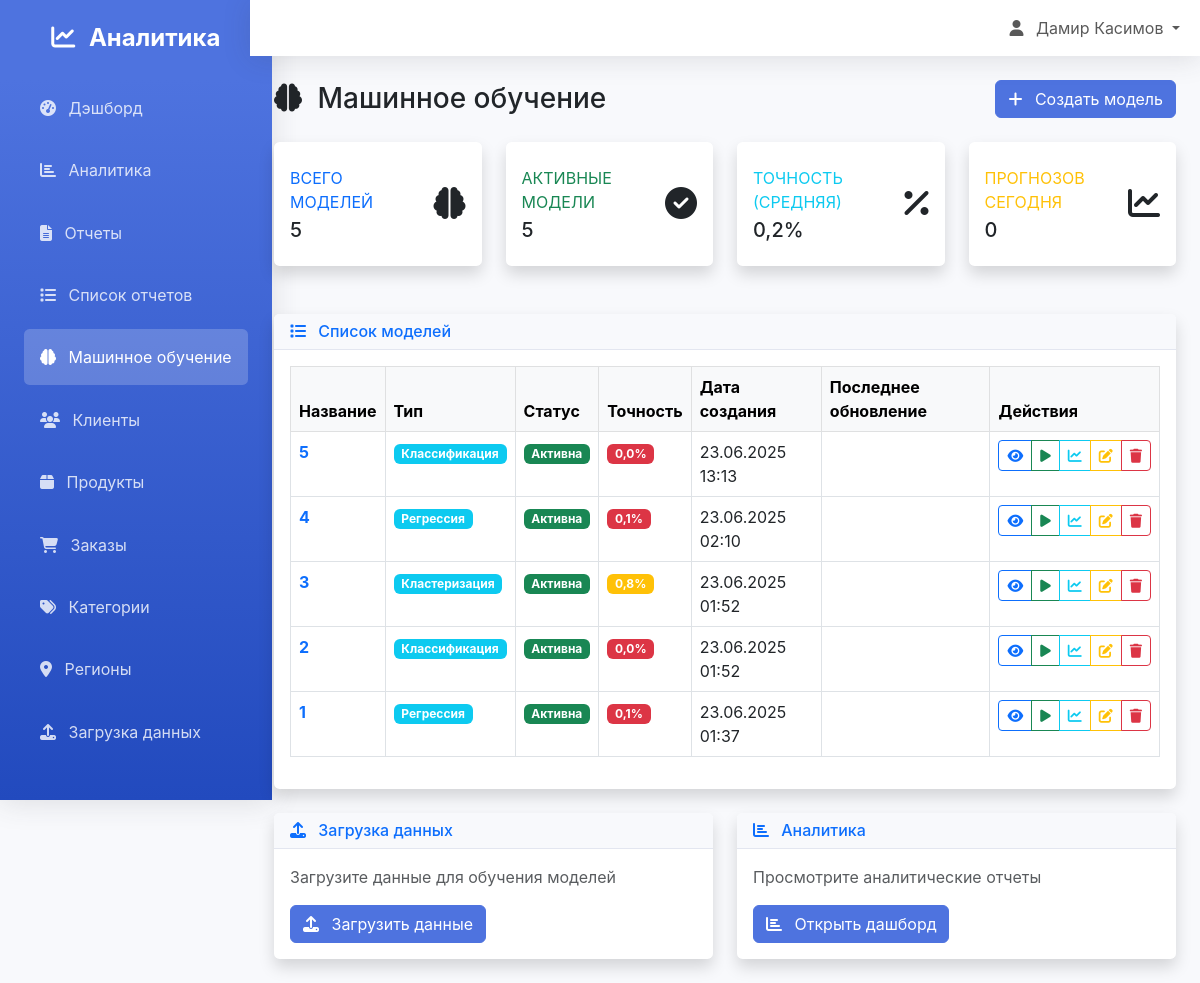
The app's page /ml/models/ (signed in), older data.
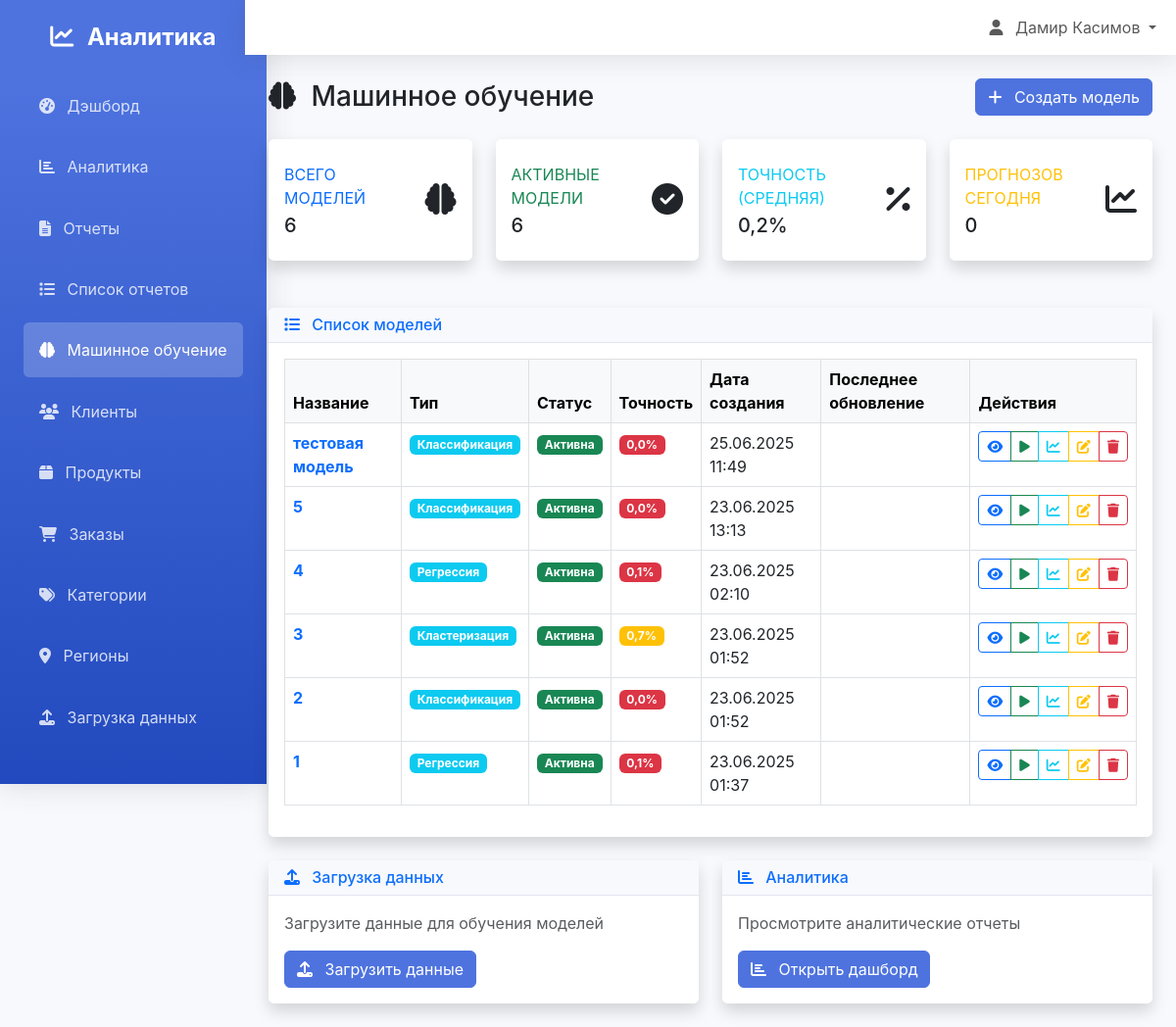
The same page, newer data.
### analytics/models.py (models this page shows, shortened)
class MLModel(models.Model):
    MODEL_TYPES = [
        ('classification', 'Классификация'),
        ('regression', 'Регрессия'),
        ('clustering', 'Кластеризация'),
        ('forecasting', 'Прогнозирование'),
    ]
    ALGORITHM_CHOICES = [
        ('random_forest', 'Random Forest'),
        ('linear_regression', 'Linear Regression'),
        ('logistic_regression', 'Logistic Regression'),
        ('kmeans', 'K-Means'),
        ('svm', 'Support Vector Machine'),
        ('neural_network', 'Neural Network'),
    ]
    name = models.CharField(max_length=200, verbose_name="Название модели")
    model_type = models.CharField(max_length=20, choices=MODEL_TYPES, verbose_name="Тип модели")
    description = models.TextField(blank=True, verbose_name="Описание")
    algorithm = models.CharField(max_length=100, choices=ALGORITHM_CHOICES, verbose_name="Алгоритм")
    accuracy = models.FloatField(null=True, blank=True, verbose_name="Точность")
    model_file = models.FileField(upload_to='ml_models/', blank=True, null=True, verbose_name="Файл модели")
    created_by = models.ForeignKey(User, on_delete=models.CASCADE, verbose_name="Создатель")
    created_at = models.DateTimeField(auto_now_add=True, verbose_name="Дата создания")
    last_trained = models.DateTimeField(null=True, blank=True, verbose_name="Последнее обучение")
    is_active = models.BooleanField(default=True, verbose_name="Активна")
    class Meta:
        verbose_name = "Модель ML"
        verbose_name_plural = "Модели ML"
        ordering = ['-created_at']

### ml_models/views.py (the view)
# urls.py: path('models/', views.model_list, name='model_list'),
@login_required
def model_list(request):
    models = MLModel.objects.filter(created_by=request.user).order_by('-created_at')
    print(f"Found {models.count()} models for user {request.user}")
    for model in models:
        print(f"Model: '{model.name}' (ID: {model.id}), Type: {model.model_type}, Algorithm: {model.algorithm}, Created by: {model.created_by}")
    context = {
        'models': models,
        'total_models': models.count(),
        'active_models': models.filter(is_active=True).count(),
        'avg_accuracy': models.aggregate(avg=Avg('accuracy'))['avg'] or 0,
        'predictions_today': 0,  # Здесь можно добавить подсчет прогнозов за сегодня
    }
    return render(request, 'ml_models/model_list.html', context)

### templates/ml_models/model_list.html (shortened to what the changed rows need)
{% extends 'base.html' %}
{% load crispy_forms_tags %}
{% block content %}
<div class="d-flex justify-content-between align-items-center mb-4">
    <h1 class="h3 mb-0 text-gray-800">
        <i class="fas fa-brain me-2"></i>
        Машинное обучение
    </h1>
</div>
<div class="row mb-4">
    <div class="col-xl-3 col-md-6 mb-4">
        <div class="card border-left-primary shadow h-100 py-2">
            <div class="card-body">
                <div class="row no-gutters align-items-center">
                    <div class="col mr-2">
                        <div class="text-xs font-weight-bold text-primary text-uppercase mb-1">
                            Всего моделей
                        </div>
                        <div class="h5 mb-0 font-weight-bold text-gray-800">{{ total_models }}</div>
                    </div>
                </div>
            </div>
        </div>
    </div>
    <div class="col-xl-3 col-md-6 mb-4">
        <div class="card border-left-success shadow h-100 py-2">
            <div class="card-body">
                <div class="row no-gutters align-items-center">
                    <div class="col mr-2">
                        <div class="text-xs font-weight-bold text-success text-uppercase mb-1">
                            Активные модели
                        </div>
                        <div class="h5 mb-0 font-weight-bold text-gray-800">{{ active_models }}</div>
                    </div>
                </div>
            </div>
        </div>
    </div>
</div>
<div class="card shadow">
    <div class="card-body">
        {% if models %}
            <div class="table-responsive">
                <table class="table table-bordered table-hover">
                    <thead class="table-light">
                        <tr>
                            <th>Название</th>
                            <th>Тип</th>
                            <th>Статус</th>
                            <th>Точность</th>
                            <th>Дата создания</th>
                            <th>Последнее обновление</th>
                            <th>Действия</th>
                        </tr>
                    </thead>
                    <tbody>
                        {% for model in models %}
                        <tr>
                            <td>
                                <a href="{% url 'ml_models:model_detail' model.pk %}" class="text-decoration-none fw-bold">
                                    {{ model.name }}
                                </a>
                            </td>
                            <td>
                                <span class="badge bg-info">{{ model.get_model_type_display }}</span>
                            </td>
                            <td>
                                <span class="badge bg-{% if model.is_active %}success{% else %}danger{% endif %}">
                                    {% if model.is_active %}Активна{% else %}Неактивна{% endif %}
                                </span>
                            </td>
                            <td>
                                <span class="badge bg-{% if model.accuracy > 0.8 %}success{% elif model.accuracy > 0.6 %}warning{% else %}danger{% endif %}">
                                    {{ model.accuracy|floatformat:1 }}%
                                </span>
                            </td>
                            <td>{{ model.created_at|date:"d.m.Y H:i" }}</td>
                            <td>{{ model.updated_at|date:"d.m.Y H:i" }}</td>
                            <td>
                                <div class="btn-group" role="group">
                                    <a href="{% url 'ml_models:model_detail' model.pk %}"
                                       class="btn btn-sm btn-outline-primary" title="Просмотр">
                                        <i class="fas fa-eye"></i>
                                    </a>
                                    <a href="{% url 'ml_models:model_train' model.pk %}"
                                       class="btn btn-sm btn-outline-success" title="Обучить">
                                        <i class="fas fa-play"></i>
                                    </a>
                                    <a href="{% url 'ml_models:model_predict' model.pk %}"
                                       class="btn btn-sm btn-outline-info" title="Прогноз">
                                        <i class="fas fa-chart-line"></i>
                                    </a>
                                    <a href="{% url 'ml_models:model_update' model.pk %}"
                                       class="btn btn-sm btn-outline-warning" title="Редактировать">
                                        <i class="fas fa-edit"></i>
                                    </a>
                                    <a href="{% url 'ml_models:model_delete' model.pk %}"
                                       class="btn btn-sm btn-outline-danger" title="Удалить">
                                        <i class="fas fa-trash"></i>
                                    </a>
                                </div>
                            </td>
                        </tr>
                        {% endfor %}
                    </tbody>
                </table>
            </div>
        {% endif %}
    </div>
</div>
{% endblock %}

Row changes from the older to the newer data that the page shows:
added MLModel: name "тестовая модель", model_type "Классификация", is_active "Активна", accuracy "0,0", created_at "25.06.2025 11:49"
changed MLModel "Кластеризация": accuracy "0,8" → "0,7"
Text that changed along with them:
{{ total_models }}: "5" → "6"
{{ active_models }}: "5" → "6"
